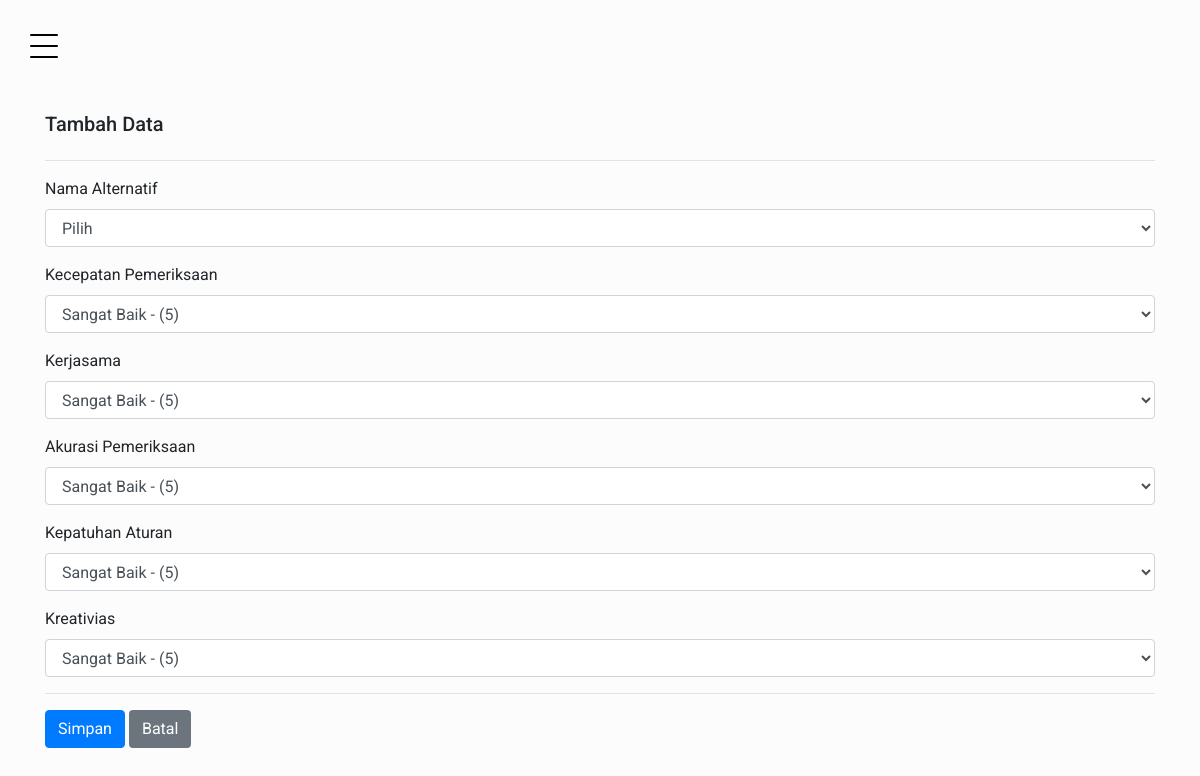
Screenshot of /01/nilai-simpan.php (signed in) with the database file from the repository.
### tables this page shows
CREATE TABLE `tbl_kriteria` (
  `id_kriteria` int(11) NOT NULL,
  `nama_kriteria` varchar(30) NOT NULL,
  `bobot_kriteria` double NOT NULL,
  `tipe_kriteria` varchar(10) NOT NULL
);

### 01/nilai-simpan.php (the view, shortened to what this page needs)
<?php
include "header.php"; ?>
<main>
    <div class="site-section">
        <div class="container">
            <h2 class="mb-4">Tambah Data</h2>
            <hr>
            <form action="nilai-simpan.php?aksi=simpan" method="post">
                <div class="form-group">
                    <label>Nama Alternatif</label>
                    <select name="id_alternatif" class="form-control">
                        <option selected disabled>Pilih</option>
                    </select>
                </div>
                <?php
                $dkr = "SELECT * FROM tbl_kriteria ORDER BY id_kriteria";
                $b = $conn->query($dkr);
                while ($k = $b->fetch_assoc()) {
                    $idK = $k['id_kriteria'];
                    $nmK = $k['nama_kriteria'];
                    echo "
        <div>
        <label>$nmK</label>
        <select class='form-control mb-3' name='$idK'>";
                    $dskr = "SELECT * FROM tbl_subkriteria WHERE id_kriteria='$idK' ORDER BY nilai_subkriteria
        DESC";
                    $c = $conn->query($dskr);
                    while ($ds = $c->fetch_assoc()) {
                        echo "<option value='$ds[id_subkriteria]'>$ds[nama_subkriteria] - ($ds[nilai_subkriteria])</option>";
                    }
                    echo "
        </select></div>";
                } ?>
                <hr>
                <input type="submit" value="Simpan" class="btn btn-primary">
                <a href="nilai.php" class="btn badge-secondary">Batal</a>
            </form>
        </div>
    </div>
</main>

### 01/css/style.css (style rules this page uses)
body { font-family: "Roboto", -apple-system, BlinkMacSystemFont, "Segoe UI", Roboto, "Helvetica Neue", Arial, "Noto Sans", sans-serif, "Apple Color Emoji", "Segoe UI Emoji", "Segoe UI Symbol", "Noto Color Emoji"; background-color: #fcfcfc; }
h1, h2, h3, h4, h5, h6, .h1, .h2, .h3, .h4, .h5, .h6 { font-family: "Roboto", -apple-system, BlinkMacSystemFont, "Segoe UI", Roboto, "Helvetica Neue", Arial, "Noto Sans", sans-serif, "Apple Color Emoji", "Segoe UI Emoji", "Segoe UI Symbol", "Noto Color Emoji"; }
a { -webkit-transition: .3s all ease; -o-transition: .3s all ease; transition: .3s all ease; }
a, a:hover { text-decoration: none !important; }
h2 { font-size: 20px; }
body { position: relative; }
body:before { position: absolute; content: ""; z-index: 1; top: 0; left: 0; right: 0; bottom: 0; background-color: rgba(0, 0, 0, 0.5); opacity: 0; visibility: hidden; -webkit-transition: .3s all ease-in-out; -o-transition: .3s all ease-in-out; transition: .3s all ease-in-out; }
.site-section { padding: 7rem 0; }
aside, main { height: 100vh; min-height: 580px; }
main { width: calc(100%); }

### rows the page displays
tbl_kriteria: nama_kriteria "Kecepatan Pemeriksaan"
tbl_kriteria: nama_kriteria "Kerjasama"
tbl_kriteria: nama_kriteria "Akurasi Pemeriksaan"
tbl_kriteria: nama_kriteria "Kepatuhan Aturan"
tbl_kriteria: nama_kriteria "Kreativias"

### other values shown
form field value "Sangat Baik - (5)"
